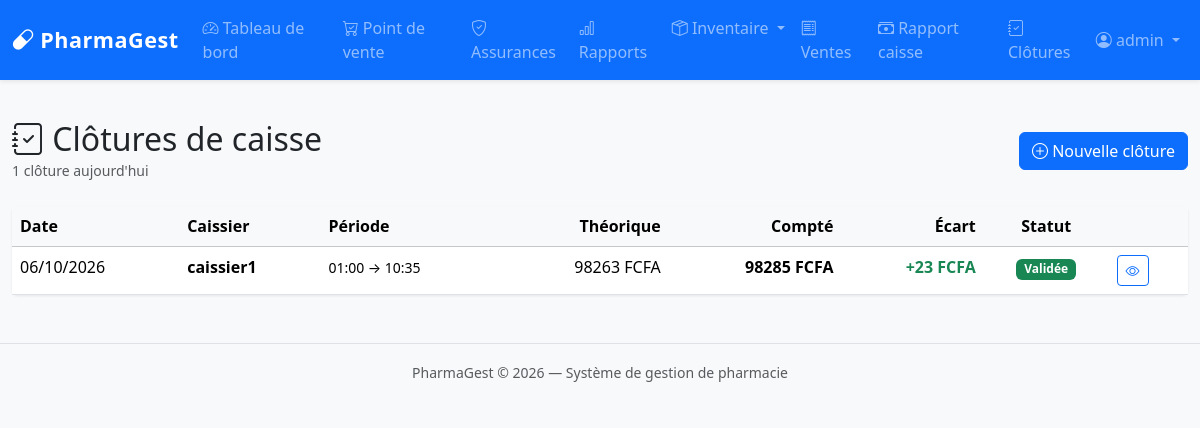
Screenshot of /sales/closures/ (signed in) with the database file from the repository.
### accounts/models.py (models this page shows, shortened)
class User(AbstractUser):
    ROLE_CHOICES = [
        ('admin', 'Administrateur'),
        ('pharmacist', 'Pharmacien'),
        ('cashier', 'Caissier'),
    ]
    role = models.CharField(max_length=20, choices=ROLE_CHOICES, default='cashier')
    phone = models.CharField("Téléphone", max_length=20, blank=True)
    can_access_cash_closure = models.BooleanField(
        "Peut clôturer la caisse", default=False,
        help_text="Autorise l'accès à l'écran de clôture de caisse. "
                  "À réserver aux responsables."
    )
    can_manage_insurance = models.BooleanField(
        "Peut gérer les assurances", default=False,
        help_text="Autorise la gestion des créances et paiements d'assurance."
    )
    can_view_reports = models.BooleanField(
        "Peut voir les rapports", default=False,
        help_text="Autorise l'accès aux rapports de vente et de caisse."
    )

### sales/models.py (models this page shows, shortened)
class CashClosure(models.Model):
    cashier = models.ForeignKey(
        settings.AUTH_USER_MODEL, on_delete=models.PROTECT,
        related_name='cash_closures', verbose_name="Caissier"
    )
    closure_date = models.DateField("Date", db_index=True)
    period_start = models.DateTimeField("Début de période")
    period_end = models.DateTimeField("Fin de période")
    theoretical_cash = models.DecimalField(
        "Espèces (théorique)", max_digits=12, decimal_places=2, default=0
    )
    theoretical_om = models.DecimalField(
        "Orange Money (théorique)", max_digits=12, decimal_places=2, default=0
    )
    theoretical_momo = models.DecimalField(
        "MTN MoMo (théorique)", max_digits=12, decimal_places=2, default=0
    )
    theoretical_card = models.DecimalField(
        "Carte (théorique)", max_digits=12, decimal_places=2, default=0
    )
    theoretical_total = models.DecimalField(
        "Total théorique", max_digits=12, decimal_places=2, default=0
    )
    counted_cash = models.DecimalField(
        "Espèces (compté)", max_digits=12, decimal_places=2, default=0
    )
    counted_om = models.DecimalField(
        "Orange Money (compté)", max_digits=12, decimal_places=2, default=0
    )
    counted_momo = models.DecimalField(
        "MTN MoMo (compté)", max_digits=12, decimal_places=2, default=0
    )
    counted_card = models.DecimalField(
        "Carte (compté)", max_digits=12, decimal_places=2, default=0
    )
    counted_total = models.DecimalField(
        "Total compté", max_digits=12, decimal_places=2, default=0
    )
    discrepancy = models.DecimalField(
        "Écart", max_digits=12, decimal_places=2, default=0,
        help_text="Total compté − total théorique. Positif = excédent, négatif = manquant."
    )
    is_validated = models.BooleanField("Validée", default=False)
    validated_by = models.ForeignKey(
        settings.AUTH_USER_MODEL, on_delete=models.SET_NULL,
        null=True, blank=True, related_name='validated_closures',
        verbose_name="Validée par"
    )
    validated_at = models.DateTimeField("Validée le", null=True, blank=True)
    notes = models.TextField("Notes", blank=True)
    created_at = models.DateTimeField(auto_now_add=True)
    class Meta:
        verbose_name = "Clôture de caisse"
        verbose_name_plural = "Clôtures de caisse"
        ordering = ['-period_end']
        indexes = [
            models.Index(fields=['closure_date', 'cashier']),
        ]

### sales/views.py (the view)
# urls.py: path('closures/', views.cash_closure_list, name='cash_closure_list'),
@login_required
@can_access_cash_closure
def cash_closure_list(request):
    closures = CashClosure.objects.select_related(
        'cashier', 'validated_by'
    ).order_by('-period_end')[:100]
    today_closures = CashClosure.objects.filter(
        closure_date=timezone.now().date()
    ).count()
    context = {
        'closures': closures,
        'today_closures': today_closures,
    }
    return render(request, 'sales/cash_closure_list.html', context)

### accounts/permissions.py (called while the page is built)
def require_permission(field_name, error_message=None):
    def decorator(view_func):
        @wraps(view_func)
        def _wrapped(request, *args, **kwargs):
            if not request.user.is_authenticated:
                return redirect('login')
            if request.user.is_superuser:
                return view_func(request, *args, **kwargs)
            if not getattr(request.user, field_name, False):
                msg = error_message or "Vous n'avez pas la permission d'accéder à cette page."
                messages.error(request, msg)
                raise PermissionDenied(msg)
            return view_func(request, *args, **kwargs)
        return _wrapped
    return decorator

### sales/templates/sales/cash_closure_list.html (shortened to what this page needs)
{% extends "base.html" %}
{% block content %}
<div class="d-flex justify-content-between align-items-center mb-4">
    <div>
        <h2 class="mb-0"><i class="bi bi-journal-check"></i> Clôtures de caisse</h2>
        <small class="text-muted">{{ today_closures }} clôture{{ today_closures|pluralize }} aujourd'hui</small>
    </div>
    <a href="{% url 'sales:cash_closure_new' %}" class="btn btn-primary">
        <i class="bi bi-plus-circle"></i> Nouvelle clôture
    </a>
</div>
<div class="card">
    <div class="table-responsive">
        <table class="table table-hover mb-0">
            <thead class="table-light">
                <tr>
                    <th>Date</th>
                    <th>Caissier</th>
                    <th>Période</th>
                    <th class="text-end">Théorique</th>
                    <th class="text-end">Compté</th>
                    <th class="text-end">Écart</th>
                    <th class="text-center">Statut</th>
                    <th></th>
                </tr>
            </thead>
            <tbody>
                {% for c in closures %}
                <tr>
                    <td>{{ c.closure_date|date:"d/m/Y" }}</td>
                    <td><strong>{{ c.cashier.username }}</strong></td>
                    <td>
                        <small>
                            {{ c.period_start|date:"H:i" }} → {{ c.period_end|date:"H:i" }}
                        </small>
                    </td>
                    <td class="text-end">{{ c.theoretical_total|floatformat:0 }} FCFA</td>
                    <td class="text-end fw-bold">{{ c.counted_total|floatformat:0 }} FCFA</td>
                    <td class="text-end fw-bold
                        {% if c.discrepancy > 0 %}text-success
                        {% elif c.discrepancy < 0 %}text-danger
                        {% else %}text-muted{% endif %}">
                        {% if c.discrepancy > 0 %}+{% endif %}{{ c.discrepancy|floatformat:0 }} FCFA
                    </td>
                    <td class="text-center">
                        {% if c.is_validated %}
                            <span class="badge bg-success">Validée</span>
                        {% else %}
                            <span class="badge bg-warning text-dark">En attente</span>
                        {% endif %}
                    </td>
                    <td>
                        <a href="{% url 'sales:cash_closure_detail' c.pk %}"
                           class="btn btn-sm btn-outline-primary">
                            <i class="bi bi-eye"></i>
                        </a>
                    </td>
                </tr>
                {% endfor %}
            </tbody>
        </table>
    </div>
</div>
{% endblock %}

### templates/base.html (shortened to what this page needs)
{% load static %}
<!DOCTYPE html>
<html lang="fr">
<head>
    <link rel="stylesheet" href="{% static 'vendor/bootstrap.min.css' %}">
    <link rel="stylesheet" href="{% static 'vendor/bootstrap-icons.css' %}">
    <link rel="stylesheet" href="{% static 'css/style.css' %}">
</head>
<body>
<nav class="navbar navbar-expand-lg navbar-dark bg-primary shadow-sm">
    <div class="container-fluid">
        <a class="navbar-brand fw-bold" href="{% url 'dashboard' %}">
            <i class="bi bi-capsule"></i> PharmaGest
        </a>
        <div class="collapse navbar-collapse" id="navMain">
            <ul class="navbar-nav me-auto">
                <li class="nav-item">
                    <a class="nav-link" href="{% url 'dashboard' %}">
                        <i class="bi bi-speedometer2"></i> Tableau de bord
                    </a>
                </li>
                <li class="nav-item">
                    <a class="nav-link" href="{% url 'sales:pos' %}">
                        <i class="bi bi-cart-check"></i> Point de vente
                    </a>
                </li>
                {% if user.can_manage_insurance or user.is_superuser %}
                <li class="nav-item">
                    <a class="nav-link" href="#">
                        <i class="bi bi-shield-check"></i> Assurances
                    </a>
                </li>
                {% endif %}
                {% if user.can_view_reports or user.is_superuser %}
                <li class="nav-item">
                    <a class="nav-link" href="#">
                        <i class="bi bi-bar-chart"></i> Rapports
                    </a>
                </li>
                {% endif %}
                <li class="nav-item dropdown">
                    <a class="nav-link dropdown-toggle" href="#" data-bs-toggle="dropdown">
                        <i class="bi bi-box-seam"></i> Inventaire
                    </a>
                </li>
                <li class="nav-item">
                    <a class="nav-link" href="#">
                        <i class="bi bi-receipt"></i> Ventes
                    </a>
                    {% if user.can_view_reports or user.is_superuser %}
                    <li class="nav-item">
                        <a class="nav-link" href="{% url 'sales:cash_report' %}">
                            <i class="bi bi-cash-stack"></i> Rapport caisse
                        </a>
                    </li>
                    {% endif %}
                    {% if user.can_access_cash_closure or user.is_superuser %}
                    <li class="nav-item">
                        <a class="nav-link" href="{% url 'sales:cash_closure_list' %}">
                            <i class="bi bi-journal-check"></i> Clôtures
                        </a>
                    </li>
                    {% endif %}
                </li>
            </ul>
            <ul class="navbar-nav">
                {% if user.is_authenticated %}
                    <li class="nav-item dropdown">
                        <a class="nav-link dropdown-toggle" href="#" data-bs-toggle="dropdown">
                            <i class="bi bi-person-circle"></i> {{ user.username }}
                        </a>
                    </li>
                {% else %}
                    <li class="nav-item">
                        <a class="nav-link" href="{% url 'login' %}">
                            <i class="bi bi-box-arrow-in-right"></i> Connexion
                        </a>
                    </li>
                {% endif %}
            </ul>
        </div>
    </div>
</nav>
<main class="container-fluid py-4">
    {% block content %}{% endblock %}
</main>
<footer class="text-center text-muted py-3 border-top mt-4">
    <small>PharmaGest &copy; {% now "Y" %} — Système de gestion de pharmacie</small>
</footer>
</body>
</html>

### static/css/style.css (style rules this page uses)
body { background-color: #f8f9fa; font-family: 'Segoe UI', system-ui, -apple-system, sans-serif; }
.navbar-brand { font-size: 1.35rem; letter-spacing: 0.5px; }
.card { border: none; box-shadow: 0 1px 3px rgba(0, 0, 0, 0.08); transition: box-shadow 0.2s ease; }

### rows the page displays
User: username "admin"
CashClosure: closure_date "06/10/2026", cashier.username "caissier1", period_start "01:00", period_end "10:35", theoretical_total "98263", counted_total "98285", discrepancy "23", is_validated "Validée"

### other values shown
{{ today_closures }} "1"
